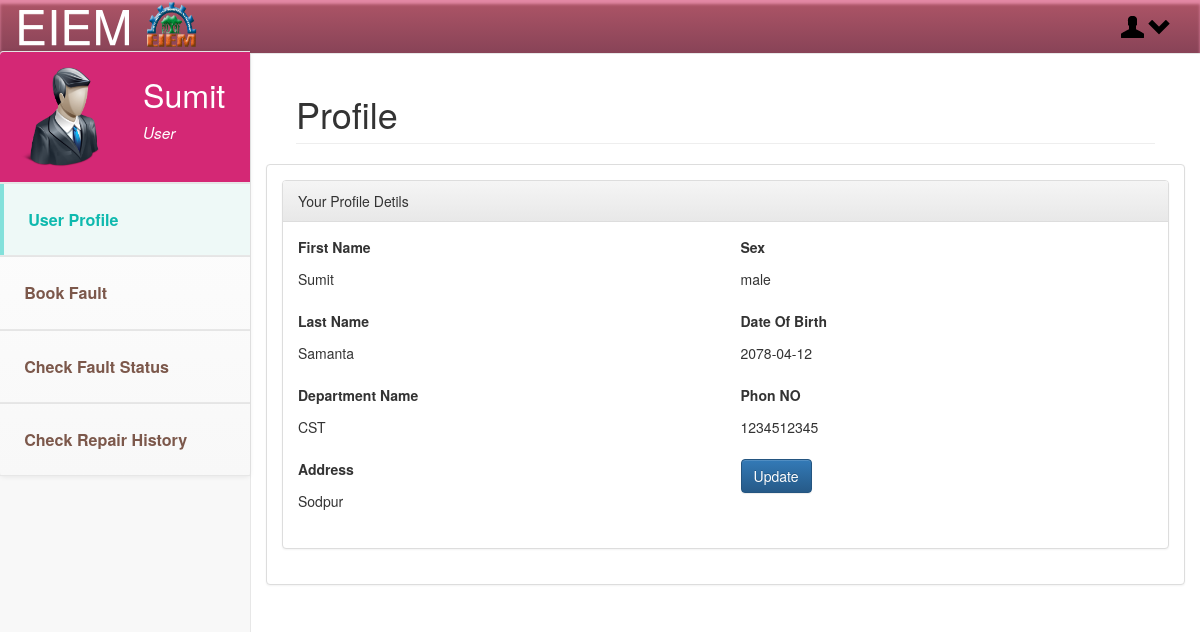
Screenshot of /pages/show_profile.php (signed in) with the database file from the repository.
### tables this page shows
CREATE TABLE IF NOT EXISTS `register_user_master` (
  `users_id` int(11) unsigned zerofill NOT NULL,
  `first_name` varchar(255) NOT NULL,
  `last_name` varchar(255) NOT NULL,
  `u_dept` varchar(255) NOT NULL,
  `last_log_in` varchar(255) NOT NULL,
  `address` varchar(255) NOT NULL,
  `sex` varchar(6) NOT NULL,
  `date_of_birth` date NOT NULL,
  `phon_no` int(10) NOT NULL,
  `profile_pic` varchar(255) NOT NULL
);

### pages/show_profile.php (the view, shortened to what this page needs)
<?php include "../resources/header_user.php";
$res = mysql_query("SELECT * FROM  `register_user_master` WHERE users_id='".$_SESSION['id']."'");
$row = mysql_fetch_array($res);
?>
<div id="page-wrapper">
  <div class="container-fluid">
    <div class="row">
      <div class="col-lg-12">
          <h1 class="page-header">Profile</h1>
      </div>
      	<br clear="all">
        <div class="row">
          <div class="panel panel-default">
             <div class="panel-body">
              <div class="panel panel-default">
                  <div class="panel-heading">
                      Your Profile Detils
                  </div>
                  <div class="panel-body">
                    <div class="row">
                       <div class="col-lg-6">
                          <div class="form-group">
                            <label>First Name</label>
                            <p class="form-control-static"><?php echo $row['first_name']; ?></p>
                          </div>
                          <div class="form-group">
                            <label>Last Name</label>
                            <p class="form-control-static"><?php echo $row['last_name']; ?></p>
                          </div>
                          <div class="form-group">
                            <label>Department Name</label>
                            <p class="form-control-static"><?php echo $row['u_dept']; ?></p>
                          </div>
                          <div class="form-group">
                            <label>Address</label>
                            <p class="form-control-static"><?php echo $row['address']; ?></p>
                          </div>
                       </div>
                      <div class="col-lg-6">
                           <div class="form-group">
                            <label>Sex</label>
                            <p class="form-control-static"><?php echo $row['sex']; ?></p>
                          </div>
                          <div class="form-group">
                            <label>Date Of Birth</label>
                            <p class="form-control-static"><?php echo $row['date_of_birth']; ?></p>
                          </div>
                          <div class="form-group">
                            <label>Phon NO</label>
                            <p class="form-control-static"><?php echo $row['phon_no']; ?></p>
                          </div>
                          <div class="form-group">
                               <a style="text-decoration:none" href="edit_profile.php?id=<?php echo $row['users_id'];?>">
                                    <input type="button" value="Update" class="btn btn-primary" />
                               </a>
                          </div>
                       </div>
                     </div>
                  </div>
                  </div>
              </div>
          </div>
      </div>
    </div>
  </div>
</div>
<?php include "../resources/footer.php"; ?>

### css/sb-admin-2.css (style rules this page uses)
body { background-color: #f8f8f8; }
#page-wrapper { padding: 0 15px; min-height: 568px; background-color: #fff; }
@media (min-width:768px) { #page-wrapper { position: inherit; margin: 0 0 0 250px; padding: 0 30px; border-left: 1px solid #e7e7e7; } }

### rows the page displays
register_user_master: first_name "Sumit", last_name "Samanta", u_dept "CST", address "Sodpur", sex "male", date_of_birth "2078-04-12", phon_no "1234512345"

### other values shown
$_SESSION['name'] "Sumit"
$_SESSION['u_type'] "User"
